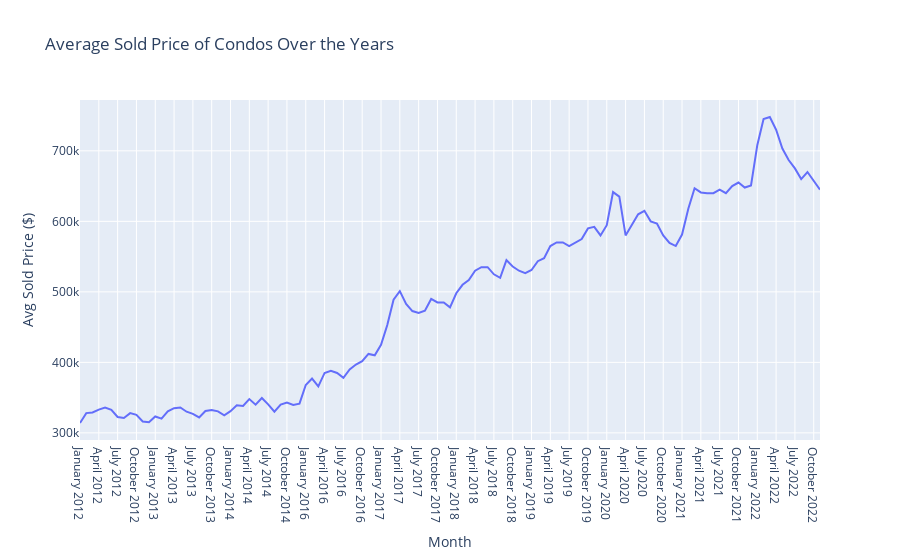

Notebook cell for this chart:
### Code cell
fig = px.line(buy, x='Month', y='Avg Sold Price ($)',
              labels={'Avg Sold Price': 'Average Sold Price ($)'},
              title='Average Sold Price of Condos Over the Years',
              hover_name='Year',
              color_discrete_map={'Year': 'blue'})

fig.show()

### Figure 1 — Plotly figure (JSON) as saved in the notebook; plotly's stock layout.template omitted (floating-point values rounded to 4 significant figures)
{"data": [{"hovertemplate": "<b>%{hovertext}</b><br><br>Month=%{x}<br>Avg Sold Price ($)=%{y}<extra></extra>", "hovertext": [2012, 2012, 2012, 2012, 2012, 2012, 2012, 2012, 2012, 2012, 2012, 2012, 2013, 2013, 2013, 2013, 2013, 2013, 2013, 2013, 2013, 2013, 2013, 2013, 2014, 2014, 2014, 2014, 2014, 2014, 2014, 2014, 2014, 2014, 2014, 2014, 2016, 2016, 2016, 2016, 2016, 2016, 2016, 2016, 2016, 2016, 2016, 2016, 2017, 2017, 2017, 2017, 2017, 2017, 2017, 2017, 2017, 2017, 2017, 2017, 2018, 2018, 2018, 2018, 2018, 2018, 2018, 2018, 2018, 2018, 2018, 2018, 2019, 2019, 2019, 2019, 2019, 2019, 2019, 2019, 2019, 2019, 2019, 2019, 2020, 2020, 2020, 2020, 2020, 2020, 2020, 2020, 2020, 2020, 2020, 2020, 2021, 2021, 2021, 2021, 2021, 2021, 2021, 2021, 2021, 2021, 2021, 2021, 2022, 2022, 2022, 2022, 2022, 2022, 2022, 2022, 2022, 2022, 2022], "legendgroup": "", "line": {"color": "#636efa", "dash": "solid"}, "marker": {"symbol": "circle"}, "mode": "lines", "name": "", "orientation": "v", "showlegend": false, "type": "scatter", "x": ["January 2012", "February 2012", "March 2012", "April 2012", "May 2012", "June 2012", "July 2012", "August 2012", "September 2012", "October 2012", "November 2012", "December 2012", "January 2013", "February 2013", "March 2013", "April 2013", "May 2013", "June 2013", "July 2013", "August 2013", "September 2013", "October 2013", "November 2013", "December 2013", "January 2014", "February 2014", "March 2014", "April 2014", "May 2014", "June 2014", "July 2014", "August 2014", "September 2014", "October 2014", "November 2014", "December 2014", "January 2016", "February 2016", "March 2016", "April 2016", "May 2016", "June 2016", "July 2016", "August 2016", "September 2016", "October 2016", "November 2016", "December 2016", "January 2017", "February 2017", "March 2017", "April 2017", "May 2017", "June 2017", "July 2017", "August 2017", "September 2017", "October 2017", "November 2017", "December 2017", "January 2018", "February 2018", "March 2018", "April 2018", "May 2018", "June 2018", "July 2018", "August 2018", "September 2018", "October 2018", "November 2018", "December 2018", "January 2019", "February 2019", "March 2019", "April 2019", "May 2019", "June 2019", "July 2019", "August 2019", "September 2019", "October 2019", "November 2019", "December 2019", "January 2020", "February 2020", "March 2020", "April 2020", "May 2020", "June 2020", "July 2020", "August 2020", "September 2020", "October 2020", "November 2020", "December 2020", "January 2021", "February 2021", "March 2021", "April 2021", "May 2021", "June 2021", "July 2021", "August 2021", "September 2021", "October 2021", "November 2021", "December 2021", "January 2022", "February 2022", "March 2022", "April 2022", "May 2022", "June 2022", "July 2022", "August 2022", "September 2022", "October 2022", "November 2022"], "xaxis": "x", "y": [314000, 328000, 329000, 333000, 335759, 332800, 322500, 321000, 328000, 325500, 316125, 315000, 323250, 320250, 330500, 335000, 336000, 330000, 327000, 321900, 331000, 332500, 330500, 325000, 330750, 339000, 338100, 347900, 340000, 349500, 340500, 330000, 340000, 343000, 339490, 341500, 368000, 377000, 366000, 385000, 388000, 385000, 378000, 390000, 396900, 401750, 412000, 410000, 425000, 453000, 488800, 501000, 483000, 472750, 469995, 473250, 490000, 485000, 485000, 478000, 498000, 510000, 516800, 530000, 535000, 535000, 524900, 520000, 545000, 536000, 530000, 526500, 531000, 543500, 547750, 565000, 570000, 570000, 565000, 570000, 574900, 590000, 592250, 580000, 594500, 641500, 635000, 580000, 595050, 610000, 615000, 600000, 597000, 580000, 569500, 565000, 581250, 618000, 647000, 641000, 640000, 640000, 645000, 640000, 650000, 655000, 648000, 651000, 708000, 745000, 748000, 730000, 703250, 687000, 675106, 660000, 670000, 658000, 645000], "yaxis": "y"}], "layout": {"legend": {"tracegroupgap": 0}, "title": {"text": "Average Sold Price of Condos Over the Years"}, "xaxis": {"anchor": "y", "domain": [0, 1], "title": {"text": "Month"}}, "yaxis": {"anchor": "x", "domain": [0, 1], "title": {"text": "Avg Sold Price ($)"}}}}
